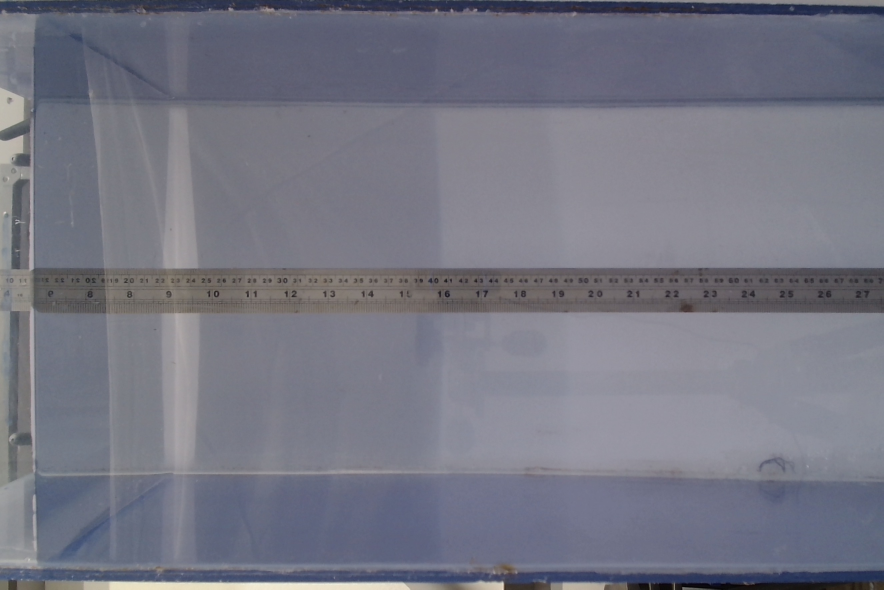
#> input picture codes/tracking/calibration/cam1_cali.jpg, 2650 x 1768 px, given in place of PS_2x1_pos2_cam2_bio.mp4, which was not available (shown at 1/3 size)
$ python 1-plastic_tracker002.py
#> lines starting #> are read from the running program, lines starting #| are printed output that depends on the picture; pictures that were not available may be replaced by others from this repository, and a replacement may not be noted

#!/usr/bin/env python3
# -*- coding: utf-8 -*-
"""
Created on Thu Mar 23 14:43:39 2023

@author: jameslofty
"""
#%%
import numpy as np
import cv2
from matplotlib import pyplot as plt
import pandas as pd
#%%
folder = "1-tracking_coords/"

# [5 lines of commented-out code are left out]

file = "/Volumes/Seagate Basic/biofilm_settling/videos/PS_2x1_pos2_cam2_bio.mp4"

# bs = cv2.createBackgroundSubtractorMOG2(0,cv2.THRESH_BINARY,1)
bs = cv2.createBackgroundSubtractorKNN()

#%%

if "cam1" in file:
    camera = "cam1_"
if "cam2" in file:
    camera = "cam2_"

if "pos1" in file:
    pos = "pos1_"
if "pos2" in file:
    pos = "pos2_"
if "pos3" in file:
    pos = "pos3_"

if "2x1" in file:
    size = "2x1_"
if "1x1" in file:
    size = "1x1_"
if "50x50" in file:
    size = "05x05_"

if "PTFE" in file:
    plastic = "PTFE_"
if "POM" in file:
    plastic = "POM_"
if "PS" in file:
    plastic = "PS_"
if "PA" in file:
    plastic = "PA_"

if "bio" in file:
    plastic_type = "b"
if "pris" in file:
    plastic_type = "p"


filename = plastic + size + pos + camera + plastic_type

cap = cv2.VideoCapture(file)
t_end =  int(cap.get(cv2.CAP_PROP_FRAME_COUNT))
print("t_end = ", t_end)

previous_frame = None
tp_list = []
xp_list = []
yp_list = []
area_list = []
detections = []
aspect_list = []
avg_pixel_intensity = []

frame_ID = 0

clahe = cv2.createCLAHE(clipLimit=2, tileGridSize=(8,8))

while(cap.isOpened()):
    ret, frame = cap.read()
#> frame is the input picture: shape (1768, 2650, 3); mean B, G, R 130.6, 117.7, 116.8
    # cv2.normalize(frame, frame, 80, 170, cv2.NORM_MINMAX)
    cv2.normalize(frame, frame, 50, 160, cv2.NORM_MINMAX)
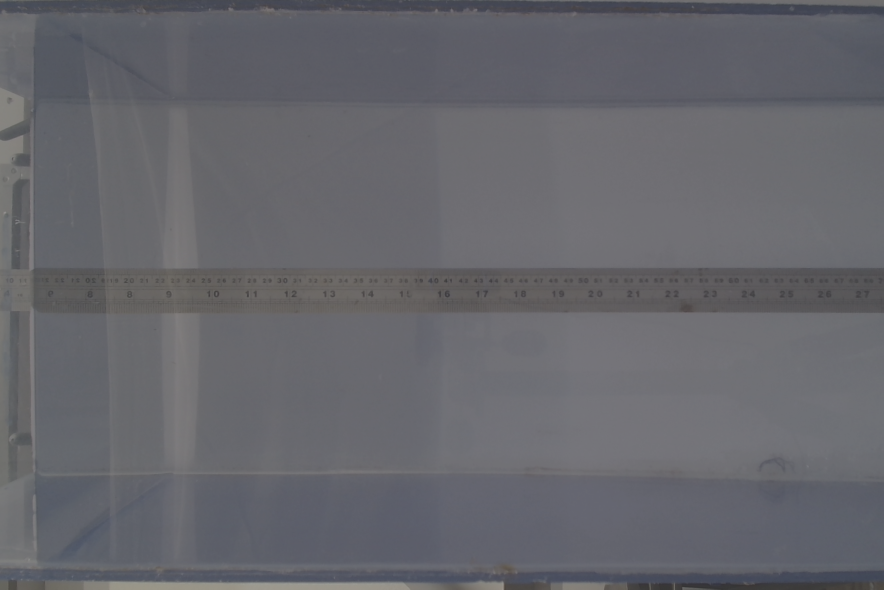
#> frame: shape (1768, 2650, 3) (shown at 1/3 size); mean B, G, R 107.9, 102.2, 101.8
    frame_ID += 1
    print(frame_ID)

    if ret == False:
        results = pd.DataFrame(list(zip(tp_list, xp_list, yp_list, area_list, aspect_list)),
                              columns=['tp', 'xp', 'yp', "area", "aspect"])
        results.to_excel(folder + filename + ".xlsx")
        print("all data saved !!!")

    if "cam1" in file:
        frame = cv2.rotate(frame, cv2.ROTATE_90_CLOCKWISE)
        camera_matrix= np.load("calibration/camera_matrix_cam1.npy")
        dist_coeffs = np.load("calibration/distortion_coeffs_cam1.npy")

        frame = cv2.undistort(frame, camera_matrix, dist_coeffs)

        framesize = np.shape(frame)
        roi = np.zeros(framesize[:2], dtype = 'uint8')
        roi = cv2.rectangle(roi, (150, 550), (950, 1620), (255,0,0), -1)
        frame_roi = cv2.bitwise_and(frame, frame, mask = roi)

    elif "cam2" in file:
        frame = cv2.rotate(frame, cv2.ROTATE_90_COUNTERCLOCKWISE)
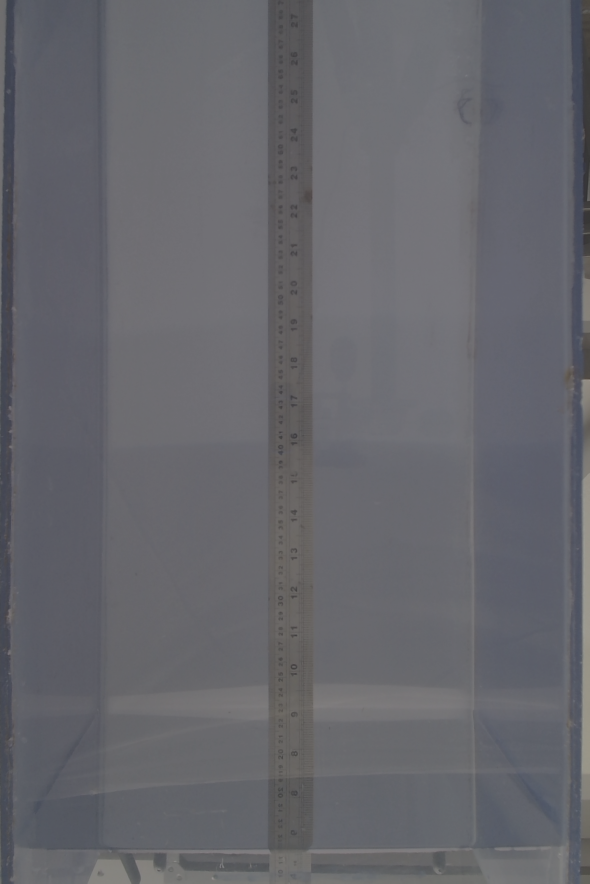
#> frame: shape (2650, 1768, 3) (shown at 1/3 size); mean B, G, R 107.9, 102.2, 101.8
        camera_matrix= np.load("calibration/camera_matrix_cam2.npy")
#> (reads codes/tracking/calibration/camera_matrix_cam2.npy from the repository)
        dist_coeffs = np.load("calibration/distortion_coeffs_cam2.npy")
#> (reads codes/tracking/calibration/distortion_coeffs_cam2.npy from the repository)

        frame = cv2.undistort(frame, camera_matrix, dist_coeffs)
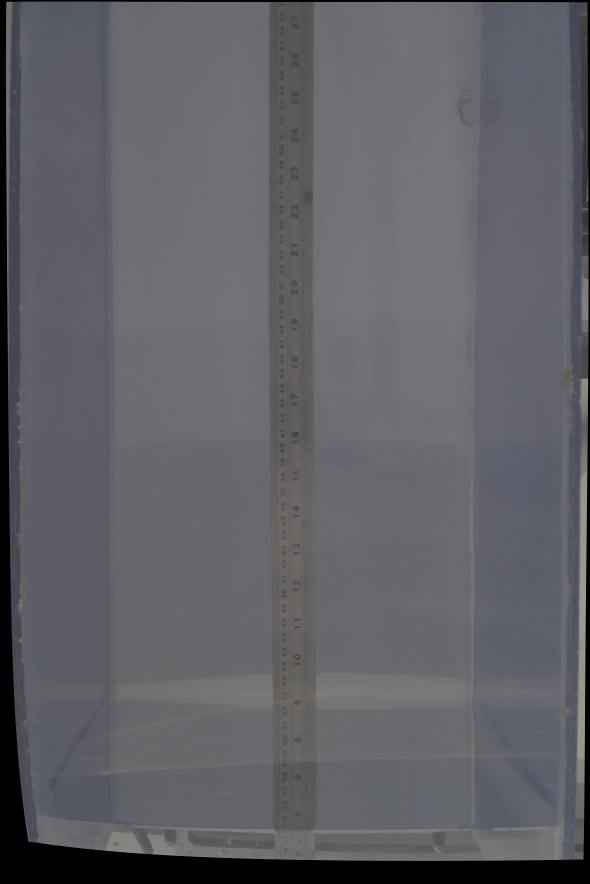
#> frame: shape (2650, 1768, 3) (shown at 1/3 size); mean B, G, R 102.3, 96.8, 96.5

        framesize = np.shape(frame)
#> framesize = (2650, 1768, 3)
        roi = np.zeros(framesize[:2], dtype = 'uint8')
        roi = cv2.rectangle(roi, (150, 550), (950, 1620), (255,0,0), -1)
        frame_roi = cv2.bitwise_and(frame, frame, mask = roi)
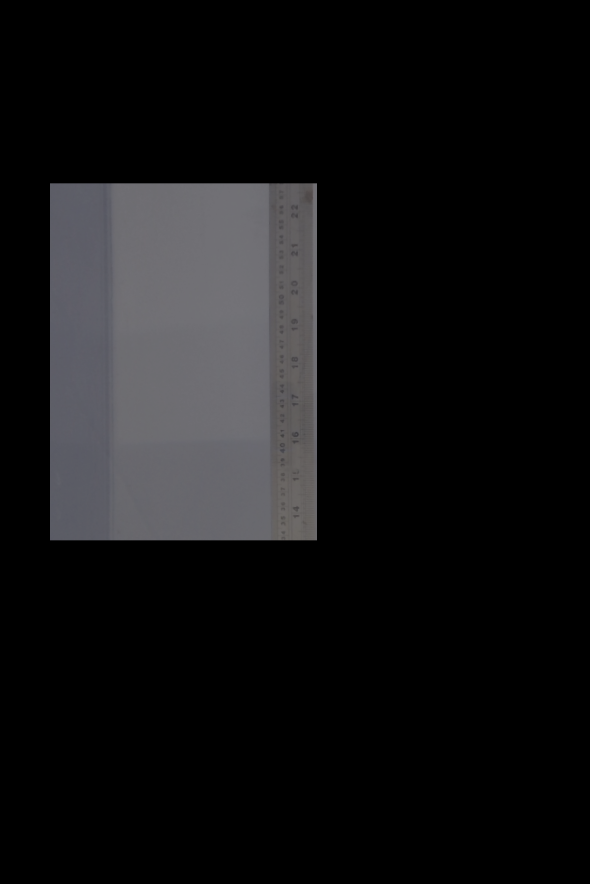
#> frame_roi: shape (2650, 1768, 3) (shown at 1/3 size); mean B, G, R 19.7, 18.8, 18.9


    # # hsv_frame = cv2.cvtColor(frame, cv2.COLOR_BGR2HSV)
    # # hsv_filtered_frame = cv2.inRange(hsv_frame, lower_hsv, upper_hsv)

    frame_gray = cv2.cvtColor(frame_roi, cv2.COLOR_BGR2GRAY)

    frame_clahe = clahe.apply(frame_gray)

    # frame_eqil = cv2.equalizeHist(frame_roi)
    #
    # frame_blur = cv2.GaussianBlur(src=frame_clahe, ksize=(5, 5), sigmaX=0)

    # # _, frame_thresholded = cv2.threshold(frame_blur, lower_bound, upper_bound, cv2.THRESH_BINARY)

    prepared_frame = frame_clahe

    fgmask = bs.apply(prepared_frame)
#> fgmask: shape (2650, 1768); every value is 255

    kernel = cv2.getStructuringElement(cv2.MORPH_ELLIPSE, (5, 5))
    fgmask = cv2.morphologyEx(fgmask, cv2.MORPH_OPEN, kernel)

    dilate_kernel = np.ones((25, 25))
    dilute_frame = cv2.dilate(fgmask, dilate_kernel, iterations=1)

    # erosion_kernel = np.ones((5, 5))
    # erosion_frame = cv2.erode(dilute_frame, erosion_kernel, iterations=1)

    # Only take different areas that are different enough (>20 / 255)
    thresh_frame = cv2.threshold(src=dilute_frame, thresh=2, maxval=255, type=cv2.THRESH_BINARY)[1]

    # Find contours
    contours, _ = cv2.findContours(image=thresh_frame, mode=cv2.RETR_EXTERNAL, method=cv2.CHAIN_APPROX_SIMPLE)
#> contours = [[[0, 0], [0, 2649], [1767, 2649], [1767, 0]]]


#%%
#filtering

    for contour in contours:
        area = cv2.contourArea(contour)
        if 100 <= area <= 6000:
            (x, y, w, h) = cv2.boundingRect(contour)

            # Calculate the average color intensity within the contour
            average_color = np.mean(frame_roi[y:y+h, x:x+w])

            white_threshold =0

            # If the average color intensity is above the threshold, consider it as a white object
            if average_color > white_threshold:
                detections.append([x, y, w, h])
                aspect = float(w) / h

                tp = frame_ID
                xp = np.mean(contour[:, 0], axis=0)[0]
                yp = np.mean(contour[:, 0], axis=0)[1]
                area = cv2.contourArea(contour)

                tp_list.append(tp)
                xp_list.append(xp)
                yp_list.append(yp)
                area_list.append(area)
                aspect_list.append(aspect)

                cv2.rectangle(img=frame_roi, pt1=(x, y), pt2=(x + w, y + h), color=(0, 255, 0), thickness=3)
#> this loop made 1 pass
#> contour on pass 1: [[0, 0], [0, 2649], [1767, 2649], [1767, 0]]
#> after the loop, area_list = []; aspect_list = []; detections = []; tp_list = []; xp_list = []; yp_list = []

# [12 lines of commented-out code are left out]


    if cv2.waitKey(1) & 0xFF == ord('q'):
#> (key q is pressed here)
        break

cap.release()
cv2.destroyAllWindows()

#%%
plt.figure(figsize=(10,5))
plt.scatter(tp_list, yp_list, c = area_list)
plt.gca().invert_yaxis()
plt.xlabel("tp")
plt.ylabel("zp")

plt.figure(figsize=(5,10))
scatter = plt.scatter(xp_list, yp_list, c=area_list, s = 3)
plt.gca().invert_yaxis()
plt.xlabel("xp")
plt.ylabel("zp")
colorbar = plt.colorbar(scatter)

plt.figure(figsize=(5,10))
plt.scatter(xp_list, yp_list, s = 3)
plt.gca().invert_yaxis()
plt.xlabel("xp")
plt.ylabel("zp")

y = np.diff(np.array(yp_list))
#> y = empty array
t = np.diff(np.array(tp_list))
#> t = empty array

w = y/t
#> w = empty array

plt.figure(figsize=(5,10))

plt.scatter(w, np.array(yp_list)[1:], s = 3)
plt.gca().invert_yaxis()
plt.xlim(-10,100)
plt.xlabel("w (pixel/frame)")
plt.ylabel("zp (pixels)")

plt.figure()
plt.scatter(tp_list, xp_list, c = area_list)
plt.gca().invert_yaxis()
plt.xlabel("tp")
plt.ylabel("yp")
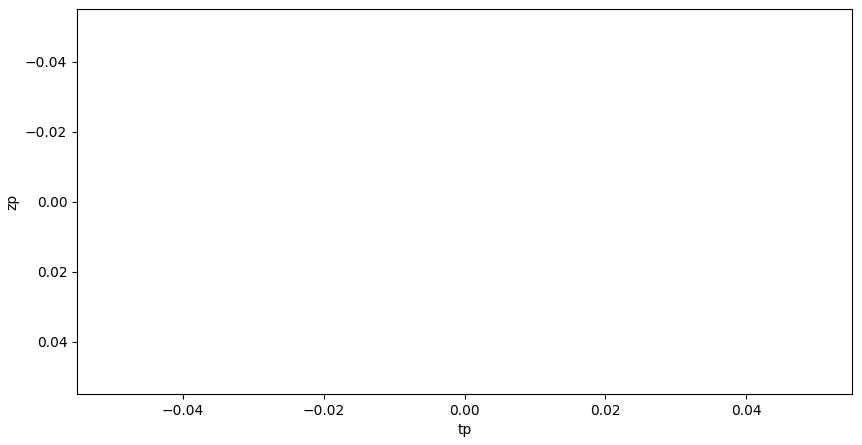
#> figure drawn by matplotlib, 1 panel
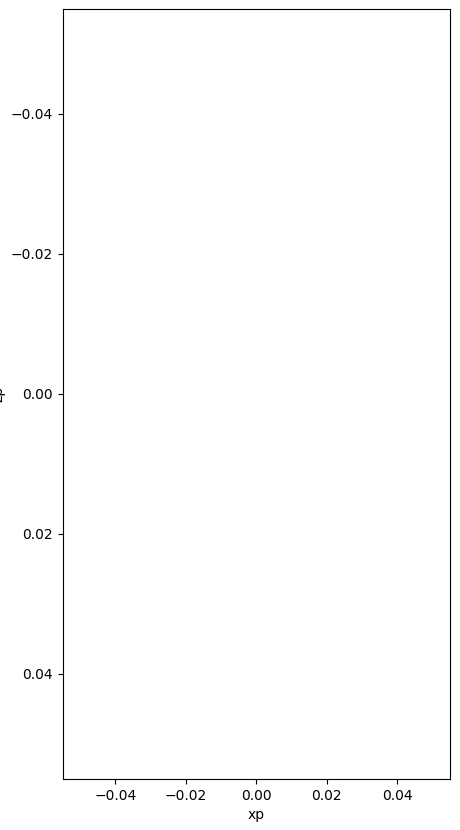
#> figure drawn by matplotlib, 1 panel
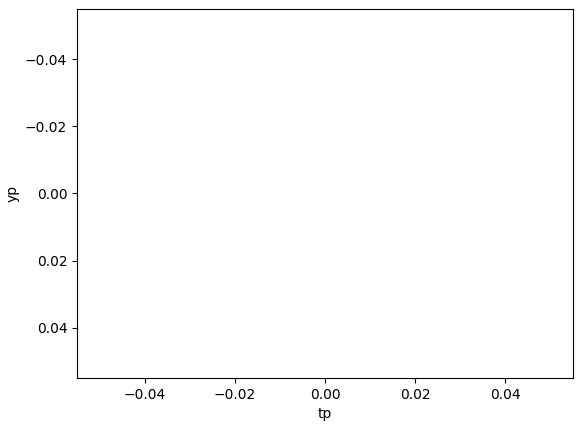
#> figure drawn by matplotlib, 1 panel
